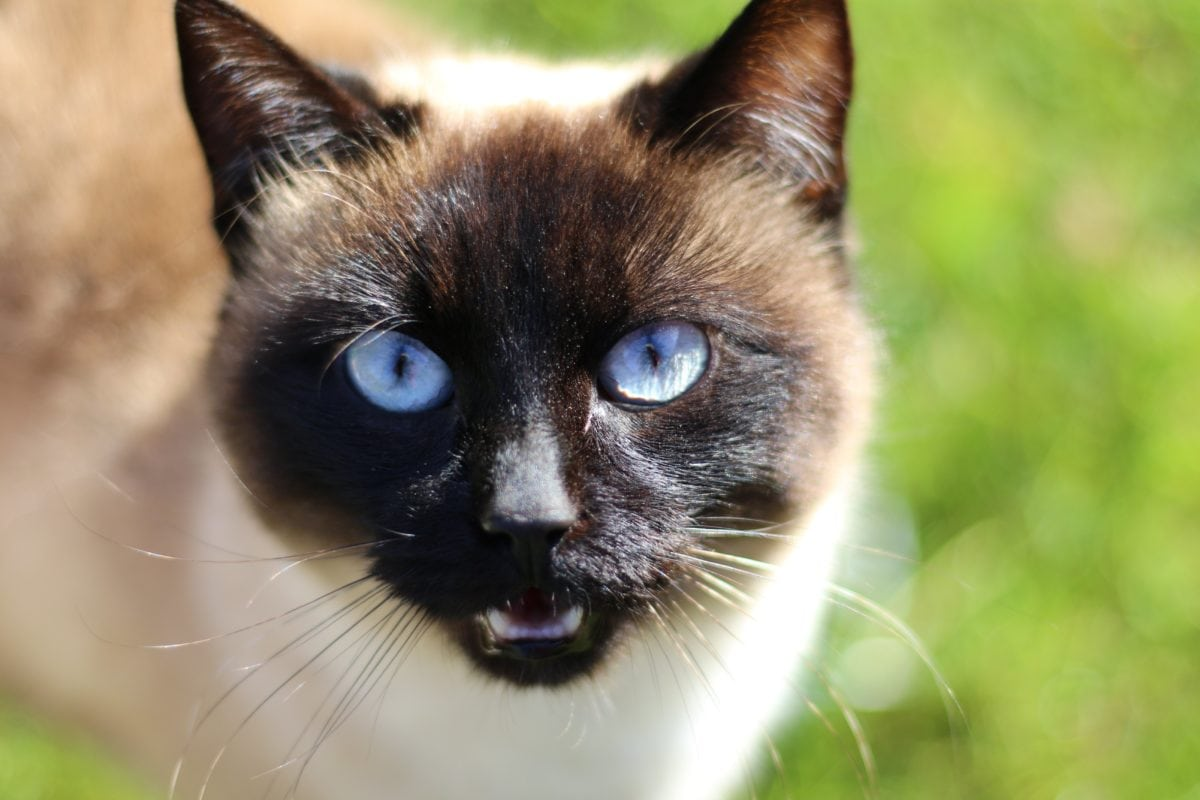
#> input picture Belma_Nurkic_zadaca2/zadatak2.jpg, 1200 x 800 px, found by its file name
$ python zadatak3.v2.py
#> lines starting #> are read from the running program, lines starting #| are printed output that depends on the picture; after the words box and inside, x2 and y2 are one past the last pixel; in counts of white or black regions, pixels touching at a corner belong together
import numpy as np
import matplotlib.pyplot as plt
import cv2

img = cv2.imread(r"C:\Users\Korisnik\OneDrive\Desktop\Belma_Nurkic_zadaca2\zadatak2.jpg")
#> img is the input picture: shape (800, 1200, 3); mean B, G, R 100.5, 143.4, 145.7

img2 = cv2.imread(r"C:\Users\Korisnik\OneDrive\Desktop\Belma_Nurkic_zadaca2\zadatak2.jpg", cv2.IMREAD_GRAYSCALE)
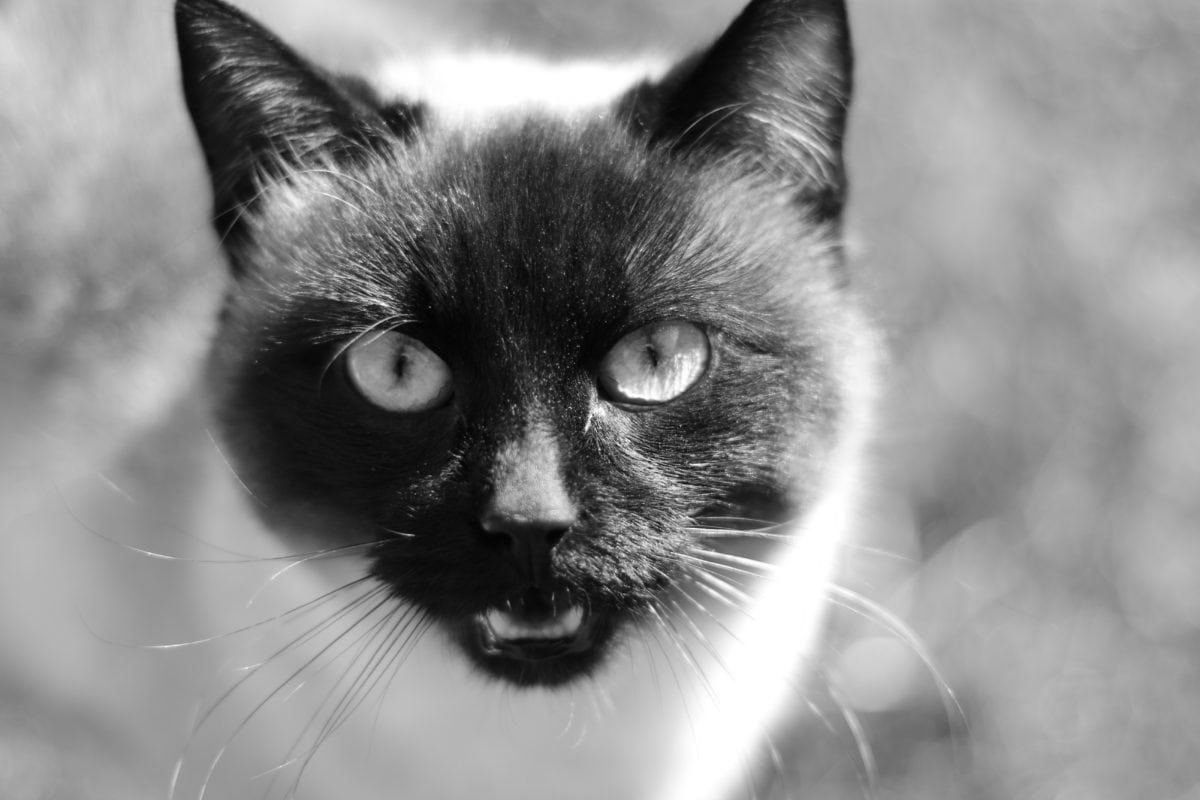
#> img2: shape (800, 1200); min 0, max 255, mean 139.2

(thresh, blackAndWhiteImage) = cv2.threshold(img2, 127, 255, cv2.THRESH_BINARY)
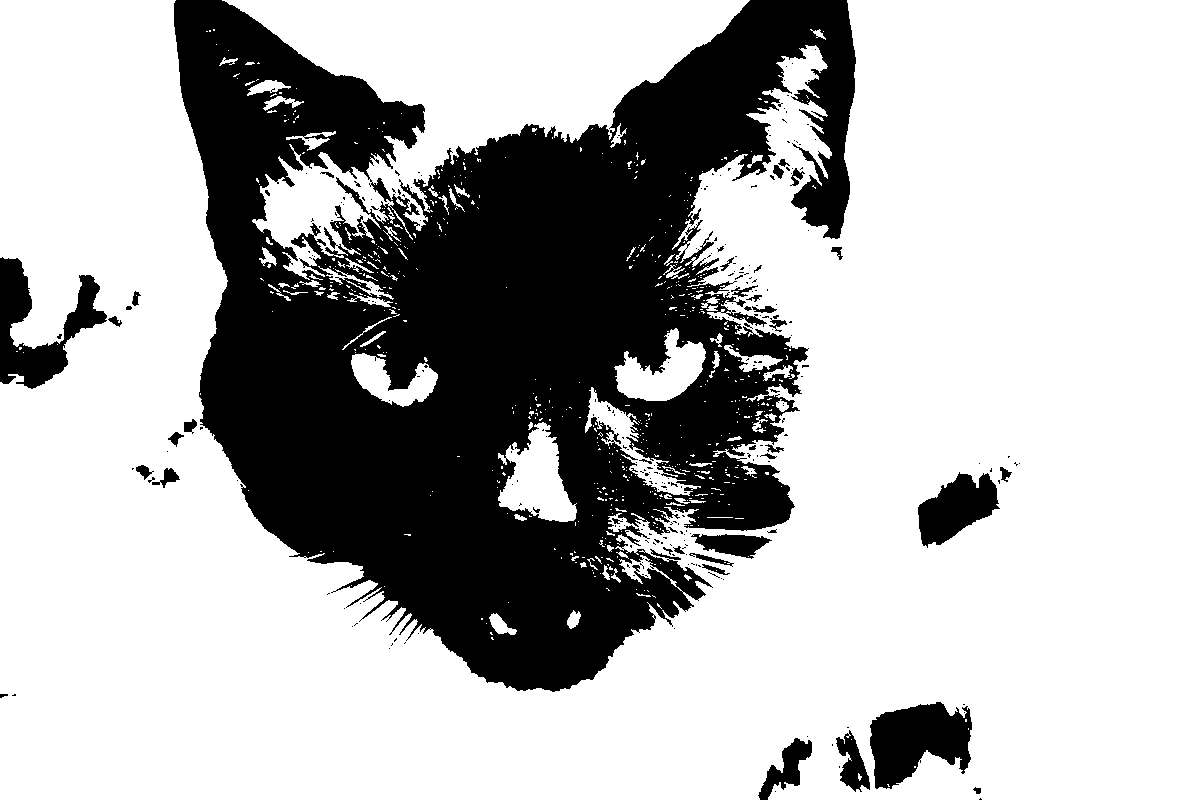
#> blackAndWhiteImage: shape (800, 1200); 70.5% white; 279 black regions (237 under 20 px), largest, box (x1, y1, x2, y2) and area: (174, 0, 856, 692) 261391, (870, 702, 972, 789) 5912, (0, 257, 107, 389) 5698
(thres, thresh_inv) = cv2.threshold(img2, 100, 255, cv2.THRESH_BINARY_INV)
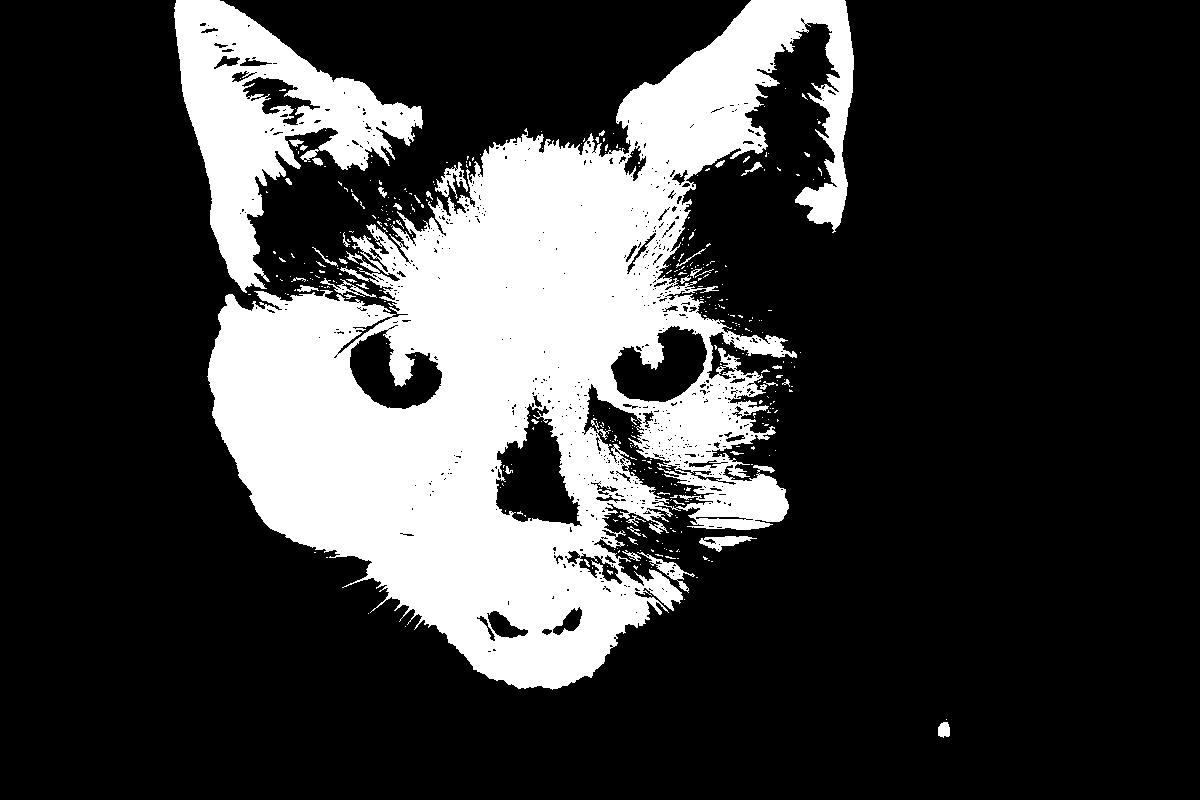
#> thresh_inv: shape (800, 1200); 23.3% white; 386 white regions (342 under 20 px), largest, box (x1, y1, x2, y2) and area: (207, 0, 854, 690) 191598, (174, 0, 423, 293) 27425, (435, 162, 468, 199) 463
adaptive_tresh = cv2.adaptiveThreshold(img2, 255, cv2.ADAPTIVE_THRESH_MEAN_C, cv2.THRESH_BINARY, 11, 3)
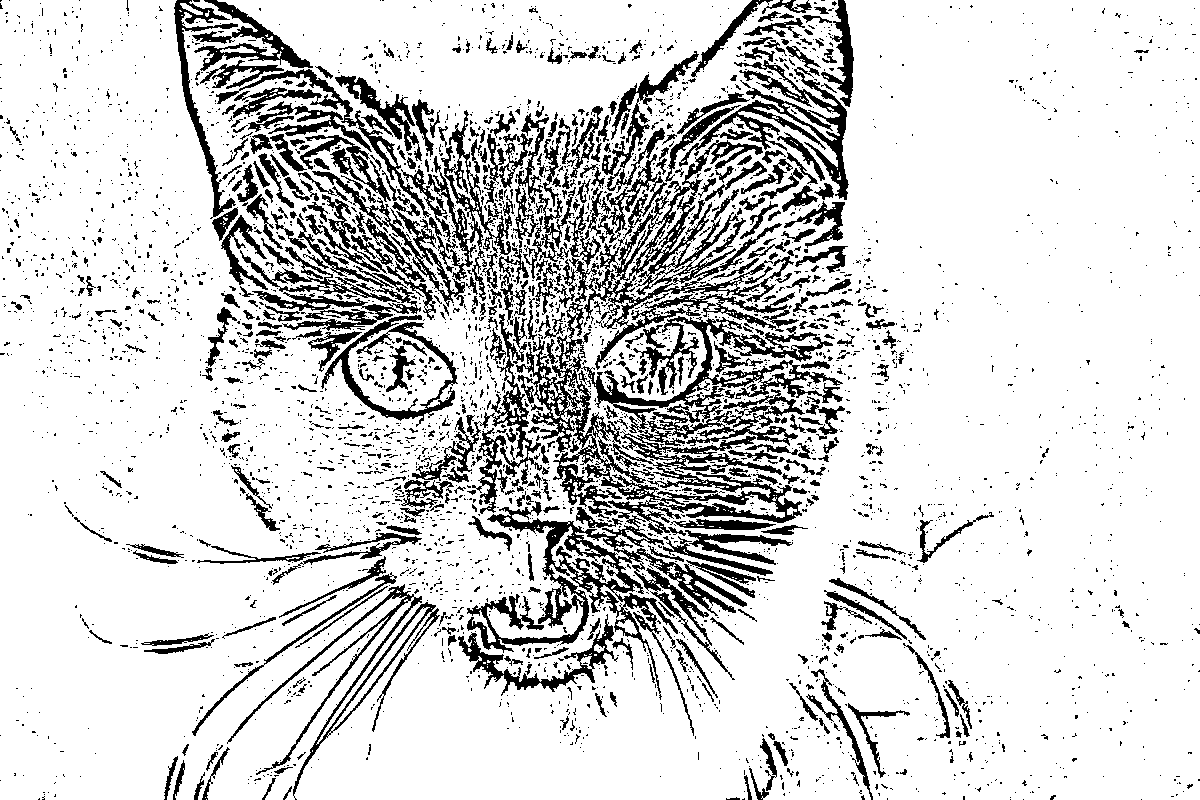
#> adaptive_tresh: shape (800, 1200); 83.5% white; 3975 black regions (3457 under 20 px), largest, box (x1, y1, x2, y2) and area: (467, 140, 843, 736) 42756, (679, 60, 849, 200) 4690, (227, 584, 440, 800) 3866


cv2.imshow('Original', img)
cv2.imshow('Gray image', img2)
cv2.imshow('Black and white image', blackAndWhiteImage)
cv2.imshow('Thresholded inverse', thresh_inv)
cv2.imshow('Adaptive thresholding', adaptive_tresh)

cv2.waitKey(0)

$ run again, with Belma_Nurkic_zadaca2/raketa1.jpg copied over Belma_Nurkic_zadaca2/zadatak2.jpg
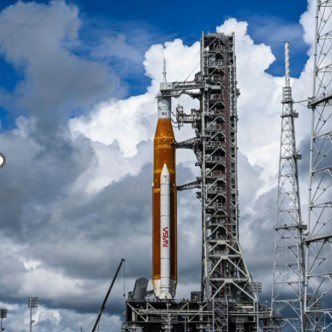
#> input picture Belma_Nurkic_zadaca2/raketa1.jpg, 332 x 332 px, found by its file name
#> img is the input picture: shape (332, 332, 3); mean B, G, R 156, 136.8, 121.1
#> `(thresh, blackAndWhiteImage) = cv2.threshold(img2, 127, 255, cv2.THRES..`:
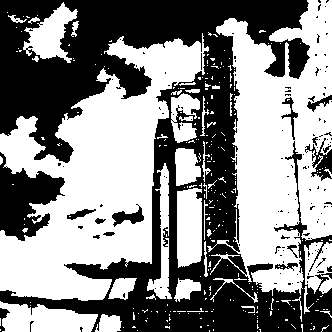
#> blackAndWhiteImage: shape (332, 332); 54% white; 135 black regions (120 under 20 px), largest, box (x1, y1, x2, y2) and area: (0, 0, 332, 332) 45475, (0, 152, 65, 241) 3107, (305, 138, 332, 181) 460
#> thresh_inv: shape (332, 332); 26.2% white; 196 white regions (165 under 20 px), largest, box (x1, y1, x2, y2) and area: (31, 0, 308, 332) 19151, (214, 283, 257, 332) 1583, (0, 53, 26, 130) 1184
#> `adaptive_tresh = cv2.adaptiveThreshold(img2, 255, cv2.ADAPTIVE_THRESH_..`:
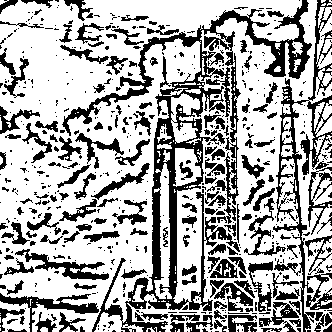
#> adaptive_tresh: shape (332, 332); 67.2% white; 614 black regions (453 under 20 px), largest, box (x1, y1, x2, y2) and area: (62, 0, 312, 332) 12117, (273, 0, 332, 332) 3337, (0, 293, 99, 332) 917
